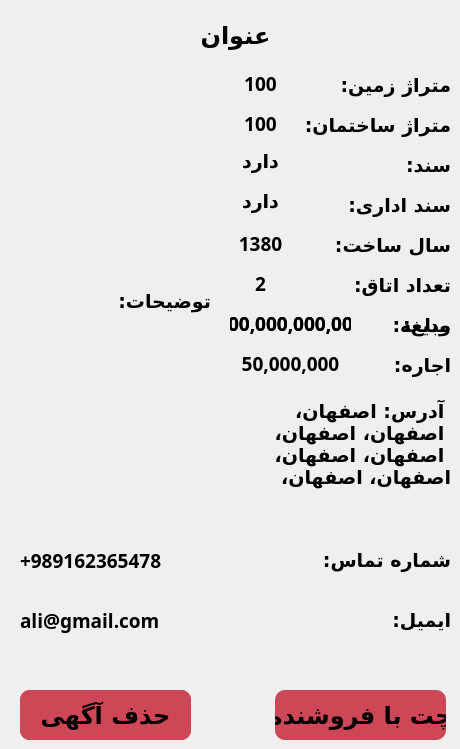
    <widget class="QWidget" name="page_Details_ShopBoothIndustrialAgriCommercial">
     <widget class="QLabel" name="label_detail_sbiac_admin_deed">
      <property name="geometry">
       <rect>
        <x>230</x>
        <y>190</y>
        <width>61</width>
        <height>31</height>
       </rect>
      </property>
      <property name="font">
       <font>
        <family>B Nazanin</family>
        <pointsize>14</pointsize>
        <weight>75</weight>
        <bold>true</bold>
       </font>
      </property>
      <property name="text">
       <string>دارد</string>
      </property>
      <property name="alignment">
       <set>Qt::AlignHCenter|Qt::AlignTop</set>
      </property>
      <property name="wordWrap">
       <bool>true</bool>
      </property>
     </widget>
     <widget class="QLabel" name="label_detail_sbiac_deposit">
      <property name="geometry">
       <rect>
        <x>230</x>
        <y>310</y>
        <width>121</width>
        <height>31</height>
       </rect>
      </property>
      <property name="font">
       <font>
        <family>B Nazanin</family>
        <pointsize>14</pointsize>
        <weight>75</weight>
        <bold>true</bold>
       </font>
      </property>
      <property name="text">
       <string>100,000,000,000</string>
      </property>
      <property name="alignment">
       <set>Qt::AlignHCenter|Qt::AlignTop</set>
      </property>
      <property name="wordWrap">
       <bool>true</bool>
      </property>
     </widget>
     <widget class="QLabel" name="label_73">
      <property name="geometry">
       <rect>
        <x>320</x>
        <y>540</y>
        <width>131</width>
        <height>41</height>
       </rect>
      </property>
      <property name="font">
       <font>
        <family>B Nazanin</family>
        <pointsize>14</pointsize>
        <weight>75</weight>
        <bold>true</bold>
       </font>
      </property>
      <property name="text">
       <string>شماره تماس:</string>
      </property>
      <property name="alignment">
       <set>Qt::AlignLeading|Qt::AlignLeft|Qt::AlignVCenter</set>
      </property>
      <property name="wordWrap">
       <bool>true</bool>
      </property>
     </widget>
     <widget class="QLabel" name="label_55">
      <property name="geometry">
       <rect>
        <x>300</x>
        <y>230</y>
        <width>151</width>
        <height>31</height>
       </rect>
      </property>
      <property name="font">
       <font>
        <family>B Nazanin</family>
        <pointsize>14</pointsize>
        <weight>75</weight>
        <bold>true</bold>
       </font>
      </property>
      <property name="text">
       <string>سال ساخت:</string>
      </property>
      <property name="alignment">
       <set>Qt::AlignLeading|Qt::AlignLeft|Qt::AlignVCenter</set>
      </property>
      <property name="wordWrap">
       <bool>true</bool>
      </property>
     </widget>
     <widget class="QLabel" name="label_detail_sbiac_monthly_rent_text">
      <property name="geometry">
       <rect>
        <x>350</x>
        <y>350</y>
        <width>101</width>
        <height>31</height>
       </rect>
      </property>
      <property name="font">
       <font>
        <family>B Nazanin</family>
        <pointsize>14</pointsize>
        <weight>75</weight>
        <bold>true</bold>
       </font>
      </property>
      <property name="text">
       <string>اجاره:</string>
      </property>
      <property name="alignment">
       <set>Qt::AlignLeading|Qt::AlignLeft|Qt::AlignVCenter</set>
      </property>
      <property name="wordWrap">
       <bool>true</bool>
      </property>
     </widget>
     <widget class="QLabel" name="label_detail_sbiac_total_price_text">
      <property name="geometry">
       <rect>
        <x>360</x>
        <y>310</y>
        <width>91</width>
        <height>31</height>
       </rect>
      </property>
      <property name="font">
       <font>
        <family>B Nazanin</family>
        <pointsize>14</pointsize>
        <weight>75</weight>
        <bold>true</bold>
       </font>
      </property>
      <property name="text">
       <string>مبلغ:</string>
      </property>
      <property name="alignment">
       <set>Qt::AlignLeading|Qt::AlignLeft|Qt::AlignVCenter</set>
      </property>
      <property name="wordWrap">
       <bool>true</bool>
      </property>
     </widget>
     <widget class="QLabel" name="label_76">
      <property name="geometry">
       <rect>
        <x>290</x>
        <y>190</y>
        <width>161</width>
        <height>31</height>
       </rect>
      </property>
      <property name="font">
       <font>
        <family>B Nazanin</family>
        <pointsize>14</pointsize>
        <weight>75</weight>
        <bold>true</bold>
       </font>
      </property>
      <property name="text">
       <string>سند اداری:</string>
      </property>
      <property name="alignment">
       <set>Qt::AlignLeading|Qt::AlignLeft|Qt::AlignVCenter</set>
      </property>
      <property name="wordWrap">
       <bool>true</bool>
      </property>
     </widget>
     <widget class="QLabel" name="label_77">
      <property name="geometry">
       <rect>
        <x>290</x>
        <y>150</y>
        <width>161</width>
        <height>31</height>
       </rect>
      </property>
      <property name="font">
       <font>
        <family>B Nazanin</family>
        <pointsize>14</pointsize>
        <weight>75</weight>
        <bold>true</bold>
       </font>
      </property>
      <property name="text">
       <string>سند:</string>
      </property>
      <property name="alignment">
       <set>Qt::AlignLeading|Qt::AlignLeft|Qt::AlignVCenter</set>
      </property>
      <property name="wordWrap">
       <bool>true</bool>
      </property>
     </widget>
     <widget class="QLabel" name="label_detail_sbiac_land_area">
      <property name="geometry">
       <rect>
        <x>230</x>
        <y>70</y>
        <width>61</width>
        <height>31</height>
       </rect>
      </property>
      <property name="font">
       <font>
        <family>B Nazanin</family>
        <pointsize>14</pointsize>
        <weight>75</weight>
        <bold>true</bold>
       </font>
      </property>
      <property name="text">
       <string>100</string>
      </property>
      <property name="alignment">
       <set>Qt::AlignHCenter|Qt::AlignTop</set>
      </property>
      <property name="wordWrap">
       <bool>true</bool>
      </property>
     </widget>
     <widget class="QLabel" name="label_59">
      <property name="geometry">
       <rect>
        <x>290</x>
        <y>110</y>
        <width>161</width>
        <height>31</height>
       </rect>
      </property>
      <property name="font">
       <font>
        <family>B Nazanin</family>
        <pointsize>14</pointsize>
        <weight>75</weight>
        <bold>true</bold>
       </font>
      </property>
      <property name="text">
       <string>متراژ ساختمان:</string>
      </property>
      <property name="alignment">
       <set>Qt::AlignLeading|Qt::AlignLeft|Qt::AlignVCenter</set>
      </property>
      <property name="wordWrap">
       <bool>true</bool>
      </property>
     </widget>
     <widget class="QLabel" name="label_detail_sbiac_build_area">
      <property name="geometry">
       <rect>
        <x>230</x>
        <y>110</y>
        <width>61</width>
        <height>31</height>
       </rect>
      </property>
      <property name="font">
       <font>
        <family>B Nazanin</family>
        <pointsize>14</pointsize>
        <weight>75</weight>
        <bold>true</bold>
       </font>
      </property>
      <property name="text">
       <string>100</string>
      </property>
      <property name="alignment">
       <set>Qt::AlignHCenter|Qt::AlignTop</set>
      </property>
      <property name="wordWrap">
       <bool>true</bool>
      </property>
     </widget>
     <widget class="QLabel" name="label_detail_sbiac_description">
      <property name="geometry">
       <rect>
        <x>10</x>
        <y>290</y>
        <width>201</width>
        <height>231</height>
       </rect>
      </property>
      <property name="font">
       <font>
        <family>B Nazanin</family>
        <pointsize>14</pointsize>
        <weight>75</weight>
        <bold>true</bold>
       </font>
      </property>
      <property name="text">
       <string>توضیحات:</string>
      </property>
      <property name="alignment">
       <set>Qt::AlignLeading|Qt::AlignLeft|Qt::AlignTop</set>
      </property>
      <property name="wordWrap">
       <bool>true</bool>
      </property>
     </widget>
     <widget class="QLabel" name="label_detail_sbiac_monthly_rent">
      <property name="geometry">
       <rect>
        <x>230</x>
        <y>350</y>
        <width>121</width>
        <height>31</height>
       </rect>
      </property>
      <property name="font">
       <font>
        <family>B Nazanin</family>
        <pointsize>14</pointsize>
        <weight>75</weight>
        <bold>true</bold>
       </font>
      </property>
      <property name="text">
       <string>50,000,000</string>
      </property>
      <property name="alignment">
       <set>Qt::AlignHCenter|Qt::AlignTop</set>
      </property>
      <property name="wordWrap">
       <bool>true</bool>
      </property>
     </widget>
     <widget class="QLabel" name="label_detail_sbiac_deed">
      <property name="geometry">
       <rect>
        <x>230</x>
        <y>150</y>
        <width>61</width>
        <height>31</height>
       </rect>
      </property>
      <property name="font">
       <font>
        <family>B Nazanin</family>
        <pointsize>14</pointsize>
        <weight>75</weight>
        <bold>true</bold>
       </font>
      </property>
      <property name="text">
       <string>دارد</string>
      </property>
      <property name="alignment">
       <set>Qt::AlignHCenter|Qt::AlignTop</set>
      </property>
      <property name="wordWrap">
       <bool>true</bool>
      </property>
     </widget>
     <widget class="QPushButton" name="pushButton_detail_sbiac_report">
      <property name="geometry">
       <rect>
        <x>20</x>
        <y>690</y>
        <width>171</width>
        <height>50</height>
       </rect>
      </property>
      <property name="font">
       <font>
        <family>B Nazanin</family>
        <pointsize>18</pointsize>
        <weight>75</weight>
        <bold>true</bold>
       </font>
      </property>
      <property name="cursor">
       <cursorShape>PointingHandCursor</cursorShape>
      </property>
      <property name="styleSheet">
       <string notr="true">background-color: #CE4757;
border-style: solid;
border-color: black;
border-width: 0px;
border-radius: 10px;</string>
      </property>
      <property name="text">
       <string>گزارش آگهی</string>
      </property>
     </widget>
     <widget class="QLabel" name="label_78">
      <property name="geometry">
       <rect>
        <x>290</x>
        <y>70</y>
        <width>161</width>
        <height>31</height>
       </rect>
      </property>
      <property name="font">
       <font>
        <family>B Nazanin</family>
        <pointsize>14</pointsize>
        <weight>75</weight>
        <bold>true</bold>
       </font>
      </property>
      <property name="text">
       <string>متراژ زمین:</string>
      </property>
      <property name="alignment">
       <set>Qt::AlignLeading|Qt::AlignLeft|Qt::AlignVCenter</set>
      </property>
      <property name="wordWrap">
       <bool>true</bool>
      </property>
     </widget>
     <widget class="QLabel" name="label_detail_sbiac_room">
      <property name="geometry">
       <rect>
        <x>230</x>
        <y>270</y>
        <width>61</width>
        <height>31</height>
       </rect>
      </property>
      <property name="font">
       <font>
        <family>B Nazanin</family>
        <pointsize>14</pointsize>
        <weight>75</weight>
        <bold>true</bold>
       </font>
      </property>
      <property name="text">
       <string>2</string>
      </property>
      <property name="alignment">
       <set>Qt::AlignHCenter|Qt::AlignTop</set>
      </property>
      <property name="wordWrap">
       <bool>true</bool>
      </property>
     </widget>
     <widget class="QLabel" name="label_detail_sbiac_year">
      <property name="geometry">
       <rect>
        <x>230</x>
        <y>230</y>
        <width>61</width>
        <height>31</height>
       </rect>
      </property>
      <property name="font">
       <font>
        <family>B Nazanin</family>
        <pointsize>14</pointsize>
        <weight>75</weight>
        <bold>true</bold>
       </font>
      </property>
      <property name="text">
       <string>1380</string>
      </property>
      <property name="alignment">
       <set>Qt::AlignHCenter|Qt::AlignTop</set>
      </property>
      <property name="wordWrap">
       <bool>true</bool>
      </property>
     </widget>
     <widget class="QLabel" name="label_detail_sbiac_email">
      <property name="geometry">
       <rect>
        <x>20</x>
        <y>600</y>
        <width>291</width>
        <height>41</height>
       </rect>
      </property>
      <property name="font">
       <font>
        <family>B Nazanin</family>
        <pointsize>14</pointsize>
        <weight>75</weight>
        <bold>true</bold>
       </font>
      </property>
      <property name="layoutDirection">
       <enum>Qt::LeftToRight</enum>
      </property>
      <property name="text">
       <string>ali@gmail.com</string>
      </property>
      <property name="alignment">
       <set>Qt::AlignLeading|Qt::AlignLeft|Qt::AlignVCenter</set>
      </property>
      <property name="wordWrap">
       <bool>true</bool>
      </property>
     </widget>
     <widget class="QLabel" name="label_detail_sbiac_total_price">
      <property name="geometry">
       <rect>
        <x>230</x>
        <y>310</y>
        <width>121</width>
        <height>31</height>
       </rect>
      </property>
      <property name="font">
       <font>
        <family>B Nazanin</family>
        <pointsize>14</pointsize>
        <weight>75</weight>
        <bold>true</bold>
       </font>
      </property>
      <property name="text">
       <string>100,000,000,000</string>
      </property>
      <property name="alignment">
       <set>Qt::AlignHCenter|Qt::AlignTop</set>
      </property>
      <property name="wordWrap">
       <bool>true</bool>
      </property>
     </widget>
     <widget class="QLabel" name="label_detail_sbiac_deposit_text">
      <property name="geometry">
       <rect>
        <x>350</x>
        <y>310</y>
        <width>101</width>
        <height>31</height>
       </rect>
      </property>
      <property name="font">
       <font>
        <family>B Nazanin</family>
        <pointsize>14</pointsize>
        <weight>75</weight>
        <bold>true</bold>
       </font>
      </property>
      <property name="text">
       <string>ودیعه:</string>
      </property>
      <property name="alignment">
       <set>Qt::AlignLeading|Qt::AlignLeft|Qt::AlignVCenter</set>
      </property>
      <property name="wordWrap">
       <bool>true</bool>
      </property>
     </widget>
     <widget class="QLabel" name="label_79">
      <property name="geometry">
       <rect>
        <x>320</x>
        <y>600</y>
        <width>131</width>
        <height>41</height>
       </rect>
      </property>
      <property name="font">
       <font>
        <family>B Nazanin</family>
        <pointsize>14</pointsize>
        <weight>75</weight>
        <bold>true</bold>
       </font>
      </property>
      <property name="text">
       <string>ایمیل:</string>
      </property>
      <property name="alignment">
       <set>Qt::AlignLeading|Qt::AlignLeft|Qt::AlignVCenter</set>
      </property>
      <property name="wordWrap">
       <bool>true</bool>
      </property>
     </widget>
     <widget class="QPushButton" name="pushButton_detail_sbiac_chat">
      <property name="geometry">
       <rect>
        <x>275</x>
        <y>690</y>
        <width>171</width>
        <height>50</height>
       </rect>
      </property>
      <property name="font">
       <font>
        <family>B Nazanin</family>
        <pointsize>18</pointsize>
        <weight>75</weight>
        <bold>true</bold>
       </font>
      </property>
      <property name="cursor">
       <cursorShape>PointingHandCursor</cursorShape>
      </property>
      <property name="styleSheet">
       <string notr="true">background-color: #CE4757;
border-style: solid;
border-color: black;
border-width: 0px;
border-radius: 10px;</string>
      </property>
      <property name="text">
       <string>چت با فروشنده</string>
      </property>
     </widget>
     <widget class="QLabel" name="label_detail_sbiac_title">
      <property name="geometry">
       <rect>
        <x>20</x>
        <y>10</y>
        <width>431</width>
        <height>51</height>
       </rect>
      </property>
      <property name="font">
       <font>
        <family>B Nazanin</family>
        <pointsize>18</pointsize>
        <weight>75</weight>
        <bold>true</bold>
       </font>
      </property>
      <property name="text">
       <string>عنوان</string>
      </property>
      <property name="alignment">
       <set>Qt::AlignCenter</set>
      </property>
      <property name="wordWrap">
       <bool>true</bool>
      </property>
     </widget>
     <widget class="QLabel" name="label_80">
      <property name="geometry">
       <rect>
        <x>300</x>
        <y>270</y>
        <width>151</width>
        <height>31</height>
       </rect>
      </property>
      <property name="font">
       <font>
        <family>B Nazanin</family>
        <pointsize>14</pointsize>
        <weight>75</weight>
        <bold>true</bold>
       </font>
      </property>
      <property name="text">
       <string>تعداد اتاق:</string>
      </property>
      <property name="alignment">
       <set>Qt::AlignLeading|Qt::AlignLeft|Qt::AlignVCenter</set>
      </property>
      <property name="wordWrap">
       <bool>true</bool>
      </property>
     </widget>
     <widget class="QLabel" name="label_detail_sbiac_phone">
      <property name="geometry">
       <rect>
        <x>20</x>
        <y>540</y>
        <width>291</width>
        <height>41</height>
       </rect>
      </property>
      <property name="font">
       <font>
        <family>B Nazanin</family>
        <pointsize>14</pointsize>
        <weight>75</weight>
        <bold>true</bold>
       </font>
      </property>
      <property name="layoutDirection">
       <enum>Qt::LeftToRight</enum>
      </property>
      <property name="text">
       <string>+989162365478</string>
      </property>
      <property name="alignment">
       <set>Qt::AlignLeading|Qt::AlignLeft|Qt::AlignVCenter</set>
      </property>
      <property name="wordWrap">
       <bool>true</bool>
      </property>
     </widget>
     <widget class="QLabel" name="label_detail_sbiac_full_address">
      <property name="geometry">
       <rect>
        <x>230</x>
        <y>400</y>
        <width>221</width>
        <height>121</height>
       </rect>
      </property>
      <property name="font">
       <font>
        <family>B Nazanin</family>
        <pointsize>14</pointsize>
        <weight>75</weight>
        <bold>true</bold>
       </font>
      </property>
      <property name="text">
       <string>آدرس: اصفهان، اصفهان، اصفهان، اصفهان، اصفهان، اصفهان، اصفهان، </string>
      </property>
      <property name="alignment">
       <set>Qt::AlignLeading|Qt::AlignLeft|Qt::AlignTop</set>
      </property>
      <property name="wordWrap">
       <bool>true</bool>
      </property>
     </widget>
     <widget class="QLabel" name="label_detail_sbiac_photo">
      <property name="geometry">
       <rect>
        <x>20</x>
        <y>80</y>
        <width>200</width>
        <height>200</height>
       </rect>
      </property>
      <property name="text">
       <string/>
      </property>
      <property name="pixmap">
       <pixmap resource="resources.qrc">:/images/default.jpg</pixmap>
      </property>
      <property name="scaledContents">
       <bool>true</bool>
      </property>
      <property name="alignment">
       <set>Qt::AlignCenter</set>
      </property>
     </widget>
     <widget class="QPushButton" name="pushButton_detail_sbiac_delete">
      <property name="geometry">
       <rect>
        <x>20</x>
        <y>690</y>
        <width>171</width>
        <height>50</height>
       </rect>
      </property>
      <property name="font">
       <font>
        <family>B Nazanin</family>
        <pointsize>18</pointsize>
        <weight>75</weight>
        <bold>true</bold>
       </font>
      </property>
      <property name="cursor">
       <cursorShape>PointingHandCursor</cursorShape>
      </property>
      <property name="styleSheet">
       <string notr="true">background-color: #CE4757;
border-style: solid;
border-color: black;
border-width: 0px;
border-radius: 10px;</string>
      </property>
      <property name="text">
       <string>حذف آگهی</string>
      </property>
     </widget>
    </widget>
